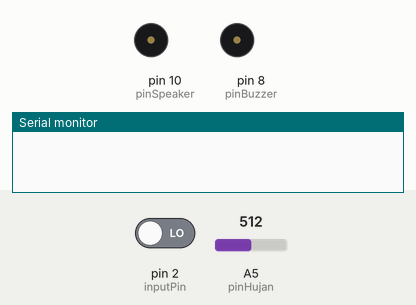
This sketch was run on a simulated Arduino Uno, built with avr-gcc and run on an emulated ATmega328P. Shown: buzzer (waves = sounding, pin HIGH), the last lines printed to the serial monitor. The test bench sets the inputs (shaded band); at power-on: pin 2 (inputPin) LOW, A5 (pinHujan) = 512.

Above: at 1.4 s.
1.5 s: pin 2 (inputPin) driven HIGH
At 2.14 s:
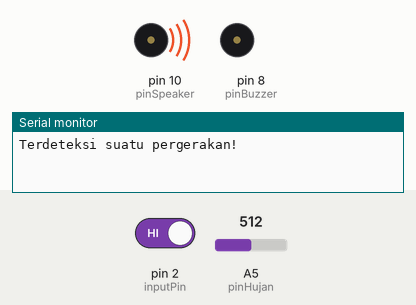
4.5 s: A5 (pinHujan) set to 483
At 5.0 s:
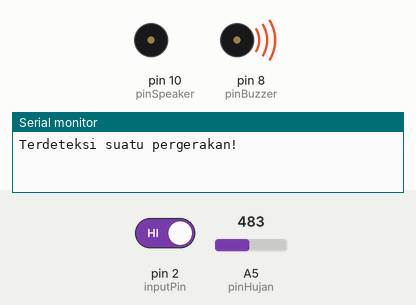
7.5 s: A5 (pinHujan) set to 510
At 7.74 s:
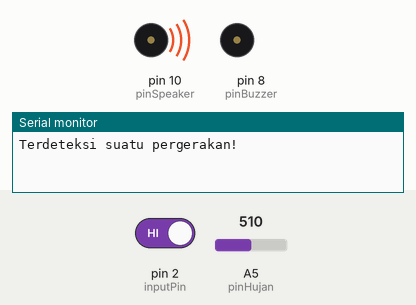
10.5 s: A5 (pinHujan) set to 490
At 11.1 s:
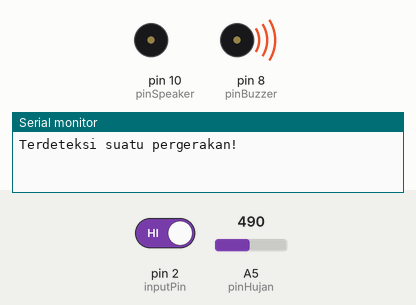
13.5 s: pin 2 (inputPin) driven LOW
At 15.3 s:
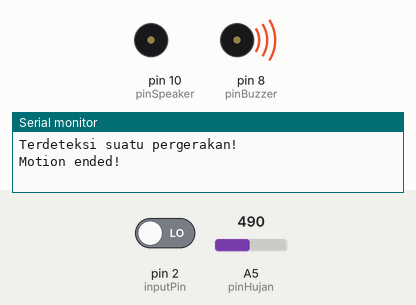
Timing chart, 0 to 17.5 s (numbered marks = the images above; inputs shaded):
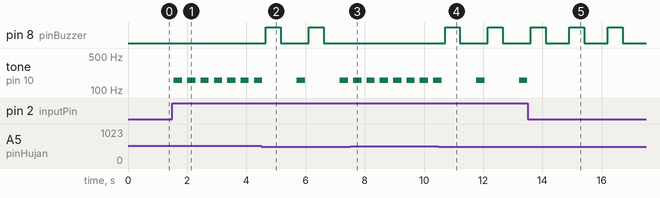

Measured:
- the behaviour switches between 501 and 500 on A5 (pinHujan) (found by bisection; images 1 and 2)
- after the input at 1.5 s, tone on pin 10 (pinSpeaker): plays 160 Hz for 0.28 s, 159 Hz for 0.28 s, 160 Hz for 0.28 s, 160 Hz for 0.28 s, 160 Hz for 0.28 s, 160 Hz for 0.28 s … (7 notes in this stretch), starting after 0.05 s
- after the input at 4.5 s, pin 8 (pinBuzzer): alternates HIGH for 0.50 s and LOW for 0.95 s, starting after 0.16 s; tone on pin 10 (pinSpeaker): alternates 160 Hz for 0.28 s and silent for 1.2 s, starting after 1.2 s
- after the input at 7.5 s, pin 8 (pinBuzzer): stops changing and stays LOW; tone on pin 10 (pinSpeaker): alternates 160 Hz for 0.28 s and silent for 0.17 s, starting after 0.11 s
- after the input at 10.5 s, pin 8 (pinBuzzer): alternates HIGH for 0.50 s and LOW for 0.95 s, starting after 0.21 s; tone on pin 10 (pinSpeaker): alternates 160 Hz for 0.28 s and silent for 1.2 s, starting after 1.3 s
- after the input at 13.5 s, tone on pin 10 (pinSpeaker): stops changing and stays silent

The sketch:

Pir_Sensor___Rain_Sensor.ino
```cpp
int data;
int inputPin = 2;                                         // Memilih input PIR Sensor
int pirState = LOW;                                 // Pada saat mulai, Matikan sensor
int val = 0;                                               // Variable pembaca status pin
int pinSpeaker = 10;                               // Memilih pin buzzer, dengan pin PWM
//Inialisasi pin sensor hujan
const int pinHujan = A5;
//Inialisasi pin buzzer
const int pinBuzzer = 8;
//Deklarasi variable data pembacaan sensor hujan


void setup() {
  pinMode(inputPin, INPUT);               // jadikan Sensor sebagai Input
  pinMode(pinSpeaker, OUTPUT);      // jadikan buzzer sebagai output
  Serial.begin(9600);
  //Inialisasi status I/O
 pinMode(pinHujan, INPUT);
 pinMode(pinBuzzer, OUTPUT);
}
void loop(){

  val = digitalRead(inputPin);
  if (val == HIGH) {
    playTone(300, 160);
    delay(150);

    if (pirState == LOW) {
      Serial.println("Terdeteksi suatu pergerakan!");
      pirState = HIGH;
    }
  } else {
      playTone(0, 0);
      delay(300);
      if (pirState == HIGH){
      Serial.println("Motion ended!");
      pirState = LOW;
    }
  }
  //Variabel data adalah hasil pembacaan pin sensor hujan
 data = analogRead(pinHujan);

//Range output sensor berkisar 0 sampai 1023
 //Hujan terdeteksi
 //Saat output sensor berniali <= 500
 if (data <= 500)
 {
 //Alarm dibunyikan
 digitalWrite(pinBuzzer, HIGH);
 delay(500);
 digitalWrite(pinBuzzer, LOW);
 delay(500);}

}
void playTone(long duration, int freq) {
    duration *= 1000;
    int period = (1.0 / freq) * 1000000;
    long elapsed_time = 0;
    while (elapsed_time < duration) {
        digitalWrite(pinSpeaker,HIGH);
        delayMicroseconds(period / 2);
        digitalWrite(pinSpeaker, LOW);
        delayMicroseconds(period / 2);
        elapsed_time += (period);
    }
}
```
